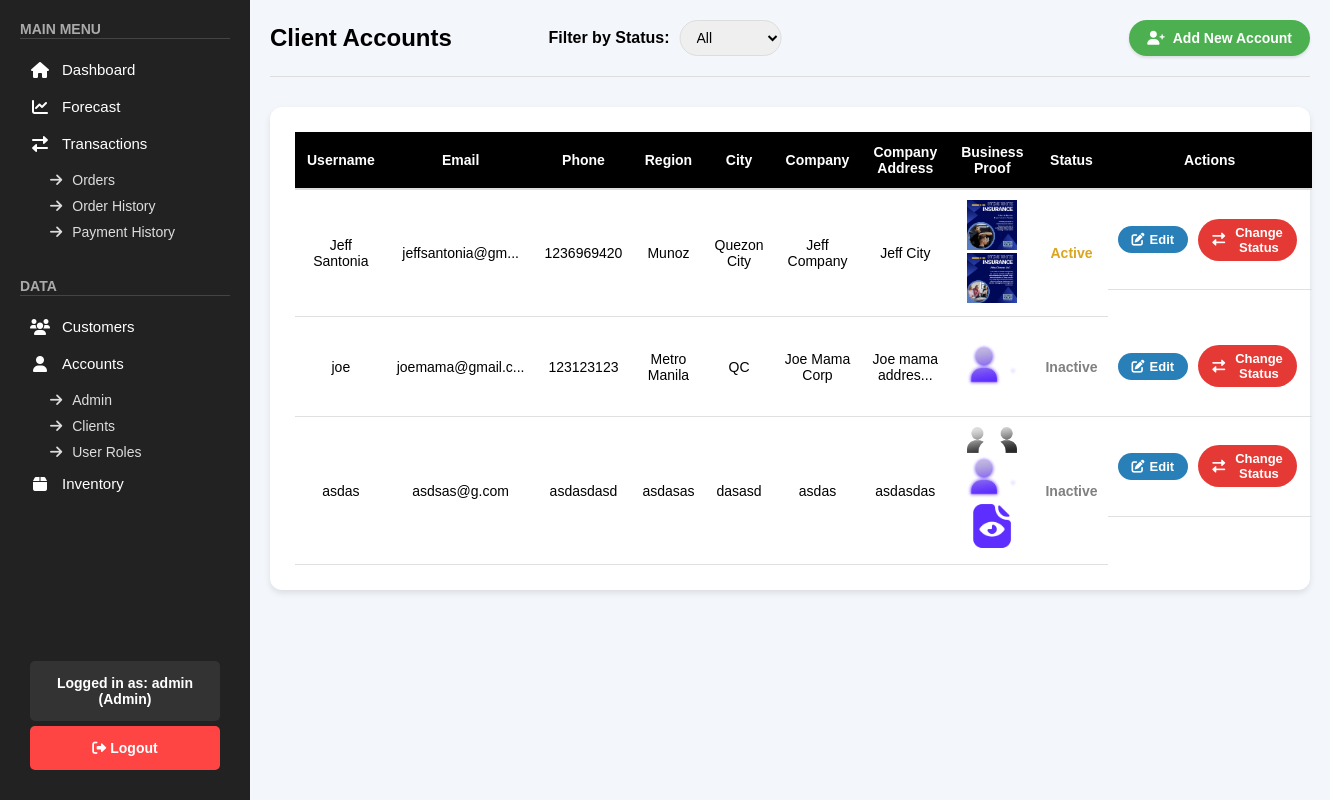
Before: /public/pages/accounts_clients.php (signed in) with the older database file.
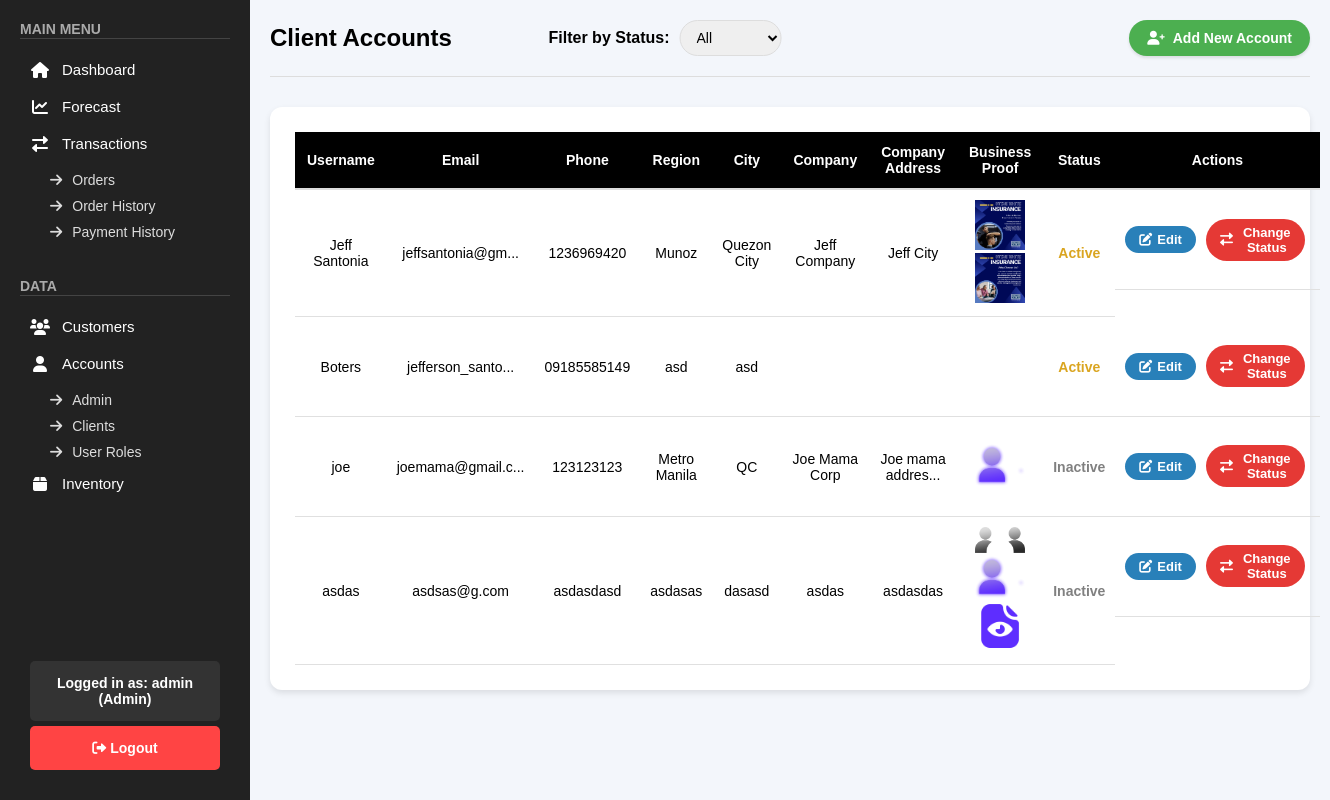
After: the same page with the newer database file.
### tables this page shows
CREATE TABLE `clients_accounts` (
  `id` int(11) NOT NULL,
  `username` varchar(255) NOT NULL,
  `password` varchar(255) NOT NULL,
  `email` varchar(255) NOT NULL,
  `phone` varchar(50) DEFAULT NULL,
  `region` varchar(100) DEFAULT NULL,
  `city` varchar(100) DEFAULT NULL,
  `company` varchar(255) DEFAULT NULL,
  `company_address` varchar(255) DEFAULT NULL,
  `business_proof` text DEFAULT NULL,
  `status` varchar(50) DEFAULT 'Active',
  `balance` decimal(10,2) DEFAULT 0.00,
  `created_at` timestamp NOT NULL DEFAULT current_timestamp()
);

### public/pages/accounts_clients.php (the view, shortened to what the changed rows need)
<?php
include "../../backend/check_role.php";
$sql = "SELECT id, username, email, phone, region, city, company, company_address, business_proof, status, created_at FROM clients_accounts WHERE status != 'archived'";
$sql .= " ORDER BY
    CASE
        WHEN status = 'Pending' THEN 1
        WHEN status = 'Active' THEN 2
        WHEN status = 'Rejected' THEN 3
        WHEN status = 'Inactive' THEN 4
    END, created_at ASC";
$stmt = $conn->prepare($sql);
$stmt->execute();
$result = $stmt->get_result();
function truncate($text, $max = 15) {
    return (strlen($text) > $max) ? substr($text, 0, $max) . '...' : $text;
}
?>
<!DOCTYPE html>
<html lang="en">
<head>
    <link rel="stylesheet" href="/top_exchange/public/css/accounts.css">
    <link rel="stylesheet" href="/top_exchange/public/css/sidebar.css">
    <link rel="stylesheet" href="https://cdnjs.cloudflare.com/ajax/libs/font-awesome/6.0.0/css/all.min.css">
    <link rel="stylesheet" href="https://cdnjs.cloudflare.com/ajax/libs/toastr.js/latest/toastr.min.css">
    <link rel="stylesheet" href="/top_exchange/public/css/accounts_clients.css">
    <link rel="stylesheet" href="/top_exchange/public/css/toast.css">
</head>
<body>
    <div class="main-content">
        <div class="accounts-header">
            <h1>Client Accounts</h1>
        </div>
        <div class="accounts-table-container">
            <table class="accounts-table">
                <thead>
                    <tr>
                        <th>Username</th>
                        <th>Email</th>
                        <th>Phone</th>
                        <th>Region</th>
                        <th>City</th>
                        <th>Company</th>
                        <th>Company Address</th>
                        <th>Business Proof</th>
                        <th>Status</th>
                        <th>Actions</th>
                    </tr>
                </thead>
                <tbody>
                    <?php if ($result && $result->num_rows > 0): ?>
                        <?php while ($row = $result->fetch_assoc()): ?>
                            <tr>
                                <td><?= htmlspecialchars(truncate($row['username'] ?? 'N/A')) ?></td>
                                <td><?= htmlspecialchars(truncate($row['email'] ?? 'N/A')) ?></td>
                                <td><?= htmlspecialchars(truncate($row['phone'] ?? 'N/A')) ?></td>
                                <td><?= htmlspecialchars(truncate($row['region'] ?? 'N/A')) ?></td>
                                <td><?= htmlspecialchars(truncate($row['city'] ?? 'N/A')) ?></td>
                                <td><?= htmlspecialchars(truncate($row['company'] ?? 'N/A')) ?></td>
                                <td><?= htmlspecialchars(truncate($row['company_address'] ?? 'N/A')) ?></td>
                                <td class="photo-album">
                                    <?php
                                    $proofs = json_decode($row['business_proof'], true);
                                    if ($proofs) {
                                        foreach ($proofs as $proof) {
                                            echo '<img src="' . htmlspecialchars($proof) . '" alt="Business Proof" width="50" onclick="openModal(this)">';
                                        }
                                    }
                                    ?>
                                </td>
                                <td class="<?= 'status-' . strtolower($row['status'] ?? 'pending') ?>"><?= htmlspecialchars($row['status'] ?? 'Pending') ?></td>
                                <td class="action-buttons">
                                <?php
                                    $business_proof_json = htmlspecialchars(json_encode($row['business_proof']), ENT_QUOTES);
                                ?>
                                <button class="edit-btn"
                                    onclick='openEditAccountForm(
                                        <?= json_encode($row["id"]) ?>,
                                        <?= json_encode($row["username"]) ?>,
                                        <?= json_encode($row["email"]) ?>,
                                        <?= json_encode($row["phone"]) ?>,
                                        <?= json_encode($row["region"]) ?>,
                                        <?= json_encode($row["city"]) ?>,
                                        <?= json_encode($row["company"]) ?>,
                                        <?= json_encode($row["company_address"]) ?>,
                                        <?= $business_proof_json ?>
                                    )'>
                                    <i class="fas fa-edit"></i> Edit
                                </button>
                                <button class="status-btn" onclick="openStatusModal(<?= $row['id'] ?>, '<?= htmlspecialchars($row['username']) ?>', '<?= htmlspecialchars($row['email']) ?>')">
                                    <i class="fas fa-exchange-alt"></i> Change Status
                                </button>
                                </td>
                            </tr>
                        <?php endwhile; ?>
                    <?php else: ?>
                        <tr>
                            <td colspan="10" class="no-accounts">No accounts found.</td>
                        </tr>
                    <?php endif; ?>
                </tbody>
            </table>
        </div>
    </div>
</body>
</html>

Changed rows visible on the page:
added clients_accounts: username "Boters", email "jefferson_santo...", phone "09185585149", region "asd", city "asd", status "Active", shown under "Client Accounts"
